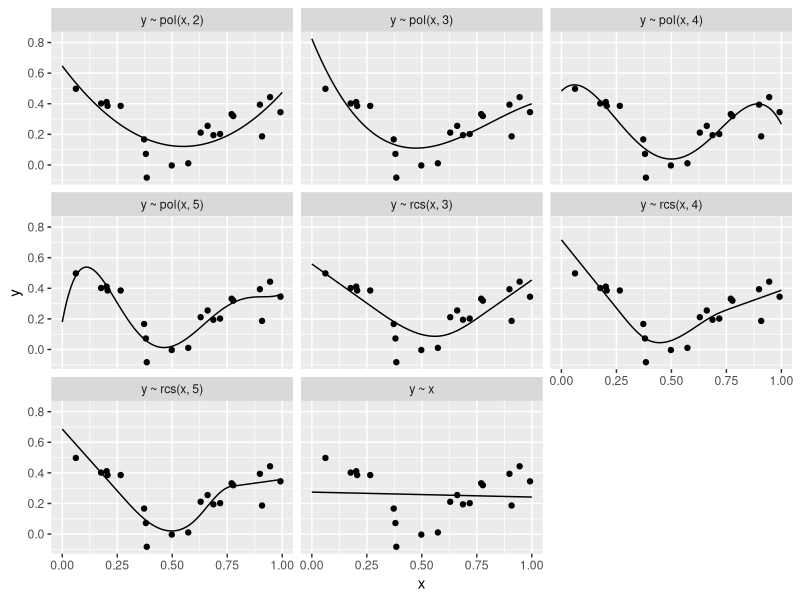

R code for this plot:
# Quick way to compare multiple types of OLS model fits 

set.seed(1)
n <- 20
x <- runif(n)
y <- abs(x - 0.5) + rnorm(n, mean=0, sd=.1)
require(rms)
mods <- list(y ~ x, y ~ pol(x, 2), y ~ pol(x, 3), y ~ pol(x, 4),
             y ~ pol(x, 5), y ~ rcs(x, 3), y ~ rcs(x, 4), y ~ rcs(x, 5))
z <- NULL
xeval <- seq(0, 1, length=100)
for(mod in mods) {
  f <- ols(mod)
  p <- predict(f, data.frame(x=xeval))
  z <- rbind(z, data.frame(model=deparse(mod), x=xeval, y=p))
}
require(ggplot2)
d <- data.frame(x, y)
ggplot(z, aes(x=x, y=y)) + geom_line() + geom_point(data=d) +
  facet_wrap(~ model)
